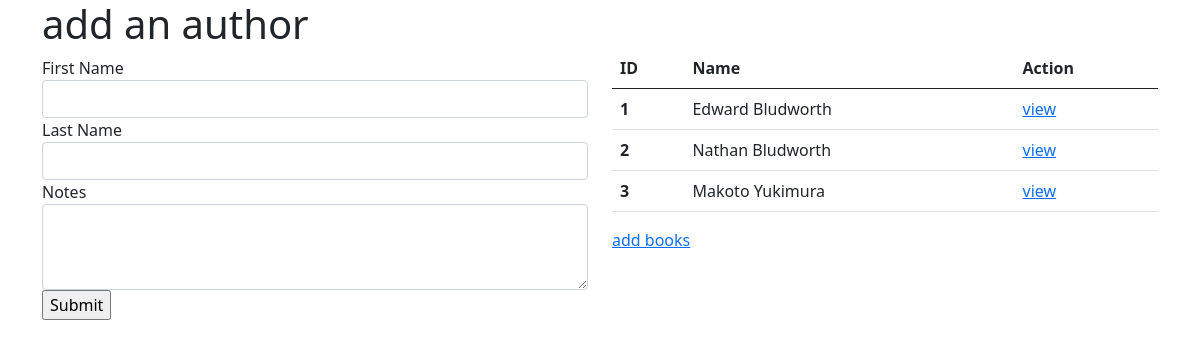
Screenshot of /addauthors with the database file from the repository.
### books_authors_app/models.py (models this page shows)
class Author(models.Model):
    first_name = models.CharField(max_length=45)
    last_name = models.CharField(max_length=45)
    books = models.ManyToManyField(Book, related_name="authors") #related name should be authors
    notes = models.TextField()
    created_at = models.DateTimeField(auto_now_add=True)
    updated_at = models.DateTimeField(auto_now=True)

### books_authors_app/views.py (the view)
# urls.py: path('addauthors', views.index2),
def index2(request):
    context = {
        "all_books": Book.objects.all(),
        "all_authors": Author.objects.all()
    }
    return render(request, "addauthors.html", context)

### books_authors_app/templates/addauthors.html (shortened to what this page needs)
<!DOCTYPE html>
<html lang="en">
<head>
    {%load static%}
    <link href="https://cdn.jsdelivr.net/npm/bootstrap@5.0.0-beta2/dist/css/bootstrap.min.css" rel="stylesheet"
>
</head>
<div class="container">
    <div class="row">
        <div class="col-sm">
            <h1>add an author</h1>
            <form action="/processauthor" method='post'>
                <div class="form-group">
                    <label for="authorFname">First Name</label>
                    <input type="text" class="form-control" id="authorFname" name = "authorFname">
                </div>
                <div class="form-group">
                    <label for="authorLname">Last Name</label>
                    <input type="text" class="form-control" id="authorLname" name = "authorLname">
                </div>
                <div class="form-group">
                    <label for="notes">Notes</label>
                    <textarea class="form-control" id="notes" rows="3" name = "notes"> </textarea>
                </div>
                <div class="form-group">
                    <input type="submit" class = button>
                </div>
            </form>
        </div>
        <div class="col-sm">
            <table class="table mt-5">
                <thead>
                    <tr>
                        <th scope="col">ID</th>
                        <th scope="col">Name</th>
                        <th scope="col">Action</th>
                    </tr>
                </thead>
                <tbody>
                    {% for author in all_authors %}
                    <tr>
                        <th>{{author.id}}</th>
                        <td>{{author.first_name}} {{author.last_name}}</td>
                        <td><a href="/viewauthor/{{author.id}}">view</a></td>
                    </tr>
                    {% endfor %}
                </tbody>
            </table>
            <a href="/">add books</a>
        </div>
    </div>
</div>
</body>
</html>

### rows the page displays
Author: id "1", first_name "Edward", last_name "Bludworth"
Author: id "2", first_name "Nathan", last_name "Bludworth"
Author: id "3", first_name "Makoto", last_name "Yukimura"
